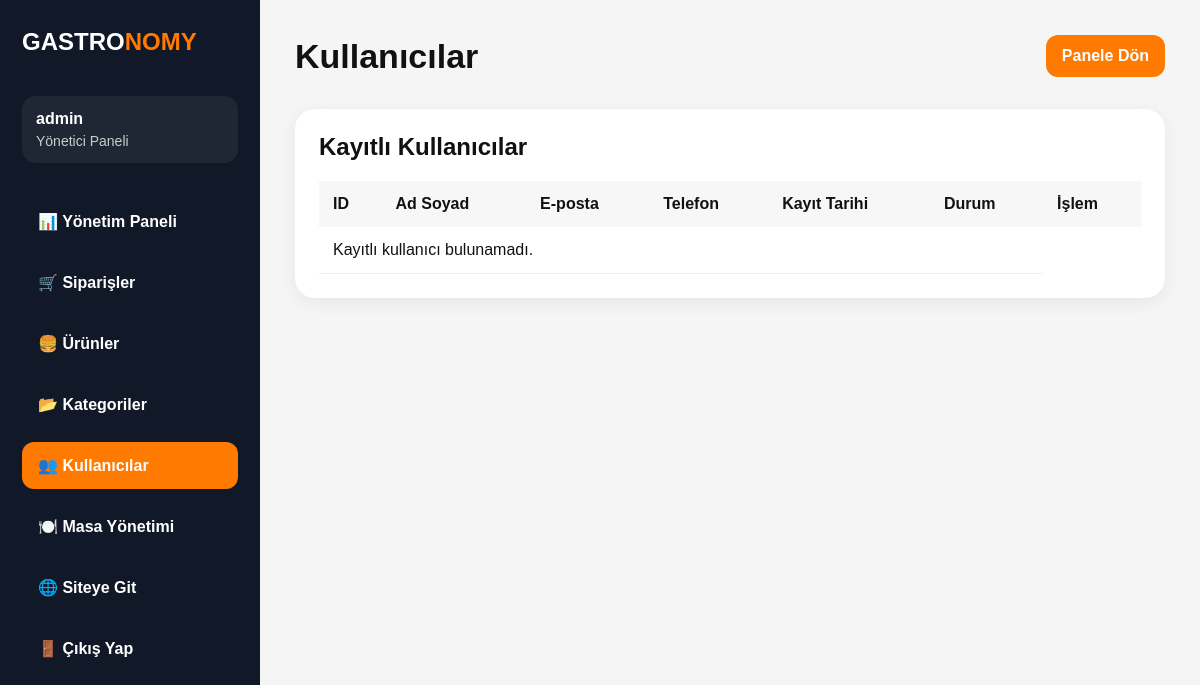
/kullanicilar-admin.php (signed in), run on an earlier commit of the app's database.
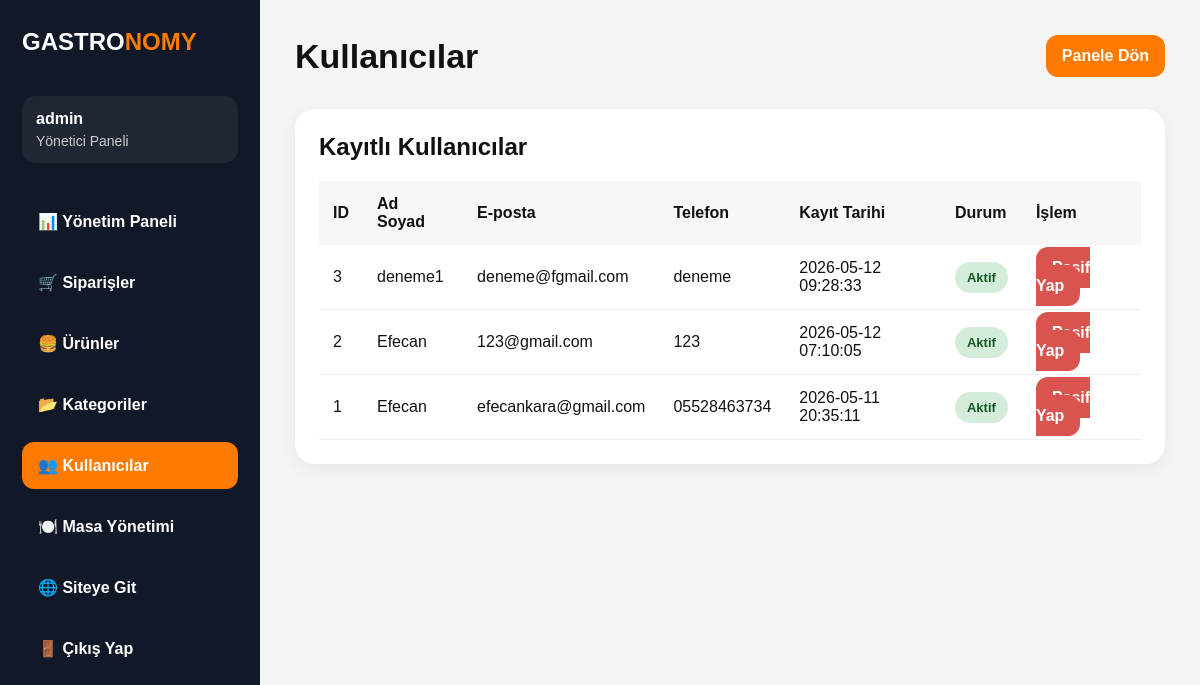
And on a later commit of the database.
### tables this page shows
CREATE TABLE `users` (
  `id` int(11) NOT NULL,
  `ad_soyad` varchar(100) NOT NULL,
  `email` varchar(100) NOT NULL,
  `telefon` varchar(20) DEFAULT NULL,
  `password` varchar(255) NOT NULL,
  `created_at` timestamp NOT NULL DEFAULT current_timestamp(),
  `durum` tinyint(1) DEFAULT 1
);

### kullanicilar-admin.php (the view, shortened to what this page needs)
<?php
include "db.php";
$result = $conn->query("
    SELECT
        id,
        ad_soyad,
        email,
        telefon,
        created_at,
        durum
    FROM users
    ORDER BY id DESC
");
?>
<!DOCTYPE html>
<html lang="tr">
<head>
<link rel="stylesheet" href="assets/css/admin.css">
</head>
<body>
<div class="sidebar">
    <div class="logo">
        GASTRO<span>NOMY</span>
    </div>
    <div class="admin-info">
        <strong><?php echo htmlspecialchars($_SESSION["admin_username"]); ?></strong>
        <p>Yönetici Paneli</p>
    </div>
    <div class="menu">
        <a href="admin-panel.php">📊 Yönetim Paneli</a>
        <a href="siparisler-admin.php">🛒 Siparişler</a>
        <a href="urunleri-yonet.php">🍔 Ürünler</a>
        <a href="kategoriler-admin.php">📂 Kategoriler</a>
        <a class="active" href="kullanicilar-admin.php">👥 Kullanıcılar</a>
        <a href="masa-yonetimi.php">🍽️ Masa Yönetimi</a>
        <a href="urunler.php">🌐 Siteye Git</a>
        <a href="logout.php">🚪 Çıkış Yap</a>
    </div>
</div>
<div class="main">
    <div class="topbar">
        <h1>Kullanıcılar</h1>
        <a class="back-link" href="admin-panel.php">
            Panele Dön
        </a>
    </div>
    <div class="table-box">
        <h2>Kayıtlı Kullanıcılar</h2>
        <table>
            <tr>
                <th>ID</th>
                <th>Ad Soyad</th>
                <th>E-posta</th>
                <th>Telefon</th>
                <th>Kayıt Tarihi</th>
                <th>Durum</th>
                <th>İşlem</th>
            </tr>
            <?php if ($result && $result->num_rows > 0): ?>
                <?php while ($user = $result->fetch_assoc()): ?>
                    <tr>
                        <td>
                            <?php echo (int)$user["id"]; ?>
                        </td>
                        <td>
                            <?php echo htmlspecialchars($user["ad_soyad"]); ?>
                        </td>
                        <td>
                            <?php echo htmlspecialchars($user["email"]); ?>
                        </td>
                        <td>
                            <?php echo htmlspecialchars($user["telefon"] ?: "-"); ?>
                        </td>
                        <td>
                            <?php echo htmlspecialchars($user["created_at"]); ?>
                        </td>
                        <td>
                            <?php if ((int)$user["durum"] === 1): ?>
                                <span class="badge active-badge">Aktif</span>
                            <?php else: ?>
                                <span class="badge passive-badge">Pasif</span>
                            <?php endif; ?>
                        </td>
                        <td>
                            <a
                                class="btn <?php echo (int)$user["durum"] === 1 ? "passive-btn" : "edit-btn"; ?>"
                                href="kullanici-sil.php?id=<?php echo (int)$user["id"]; ?>"
                                onclick="return confirm('Kullanıcı durumu değiştirilsin mi?')">
                                <?php echo (int)$user["durum"] === 1 ? "Pasif Yap" : "Aktif Yap"; ?>
                            </a>
                        </td>
                    </tr>
                <?php endwhile; ?>
            <?php else: ?>
                <tr>
                    <td colspan="6">
                        Kayıtlı kullanıcı bulunamadı.
                    </td>
                </tr>
            <?php endif; ?>
        </table>
    </div>
</div>
</body>
</html>

What changed in the data, as far as the page shows it:
added users: id "3", ad_soyad "deneme1", email "deneme@fgmail.com", telefon "deneme", created_at "2026-05-12 09:28:33", durum "Aktif"
added users: id "2", ad_soyad "Efecan", email "123@gmail.com", telefon "123", created_at "2026-05-12 07:10:05", durum "Aktif"
added users: id "1", ad_soyad "Efecan", email "efecankara@gmail.com", telefon "05528463734", created_at "2026-05-11 20:35:11", durum "Aktif"
Also different on the page:
text no longer shown: "Kayıtlı kullanıcı bulunamadı."
